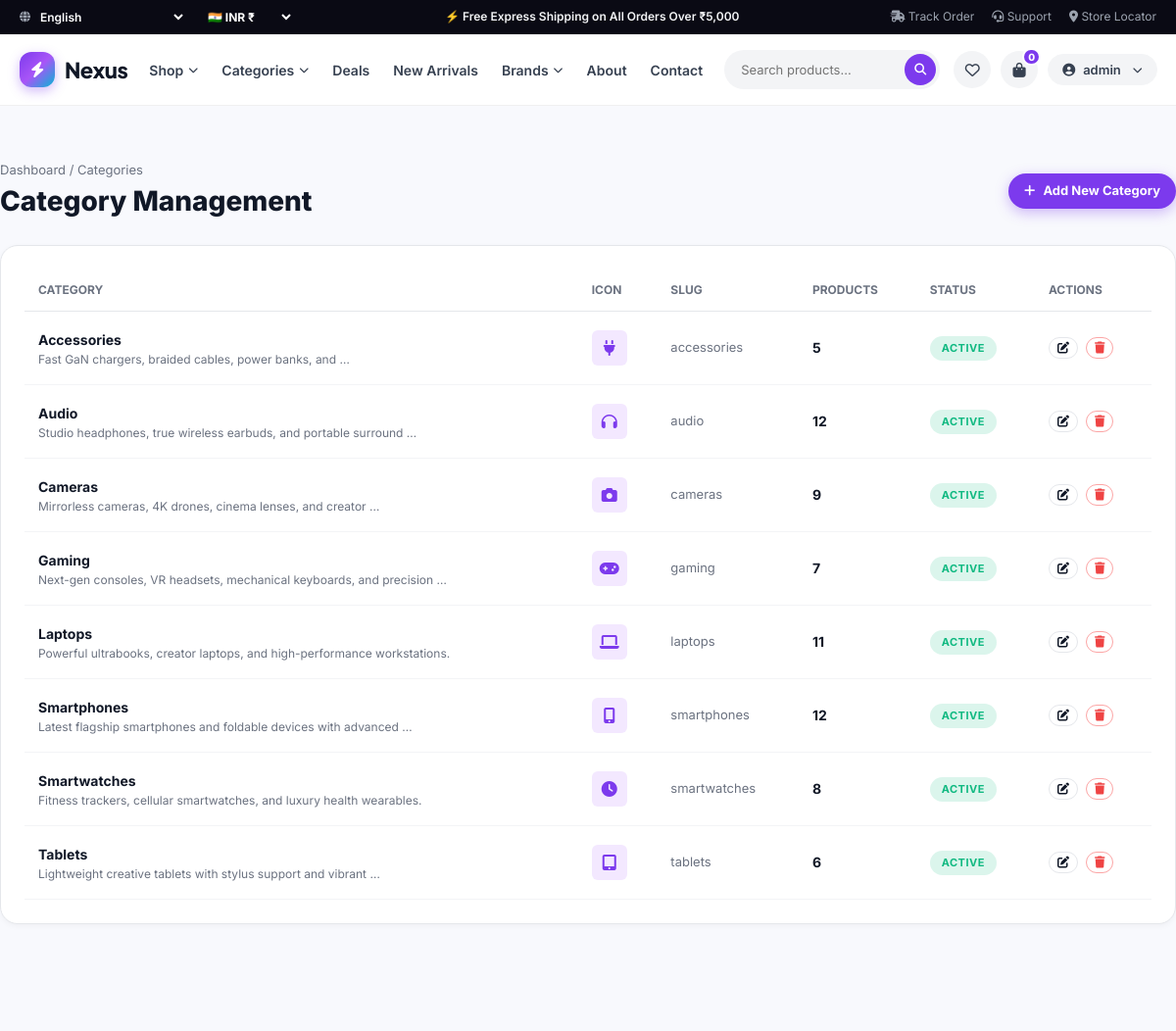
/admin-dashboard/categories/ (signed in, upper part), run on an earlier commit of the app's database.
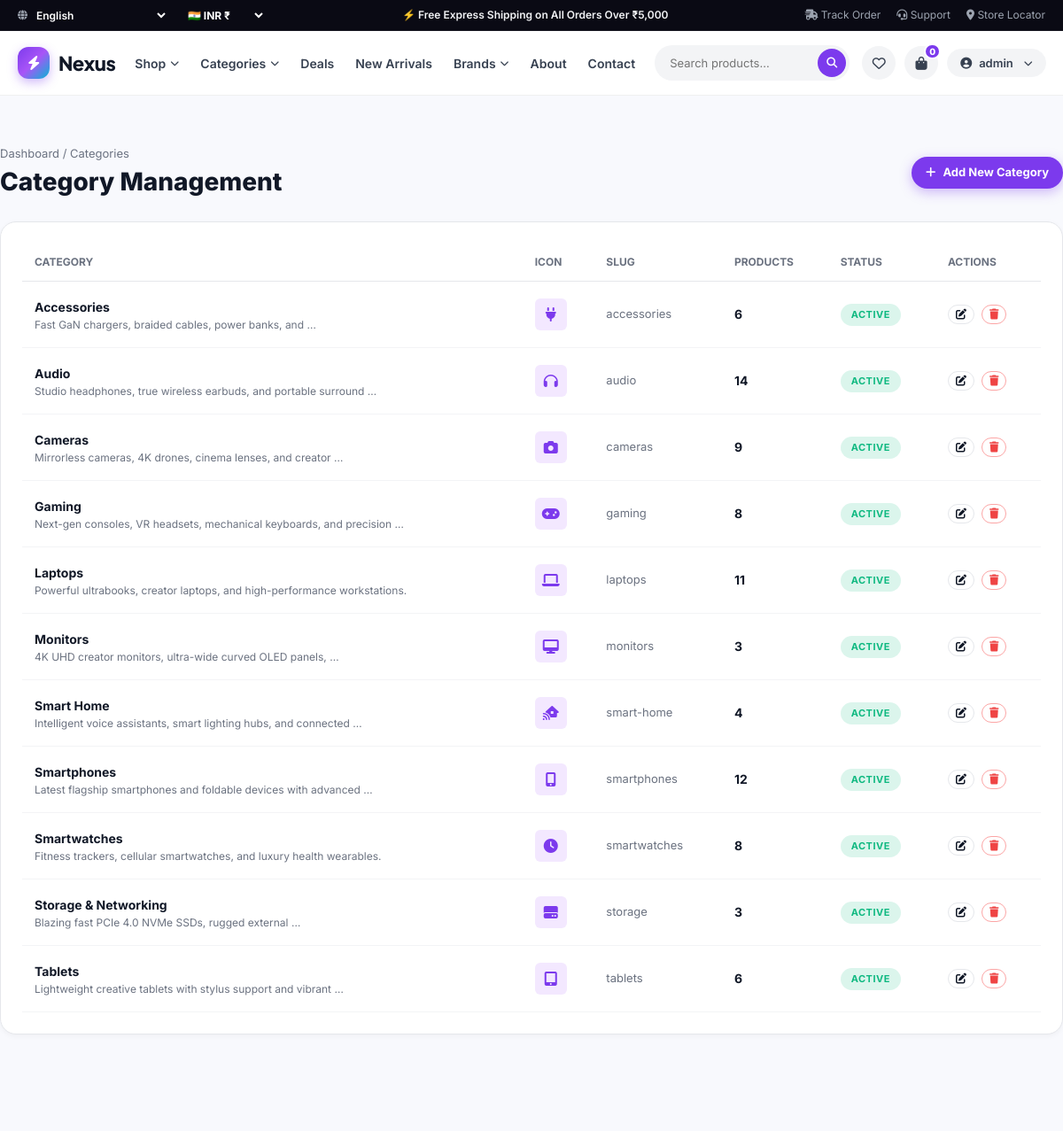
And on a later commit of the database.
### Customers/models.py (models this page shows, shortened)
class Category(models.Model):
    name = models.CharField(max_length=100, unique=True)
    slug = models.SlugField(max_length=120, unique=True, blank=True)
    icon = models.CharField(max_length=50, blank=True, default="fa-mobile-screen", help_text="FontAwesome icon class")
    image = models.ImageField(upload_to="categories/", blank=True, null=True)
    image_url = models.URLField(max_length=800, blank=True, null=True)
    description = models.TextField(blank=True, default="")
    is_active = models.BooleanField(default=True)
    created_at = models.DateTimeField(auto_now_add=True)
    class Meta:
        ordering = ["name"]
        verbose_name = "Category"
        verbose_name_plural = "Categories"
    @property
    def product_count(self):
        return self.products.filter(is_active=True).count()

### Customers/views.py (the view)
# urls.py: path("admin-dashboard/categories/", views.admin_categories_list, name="admin_categories"),
@user_passes_test(is_staff_check, login_url='login')
def admin_categories_list(request):
    categories = Category.objects.annotate(total_products=Count('products')).order_by('name')
    return render(request, 'admin/categories.html', {'categories': categories})

### Customers/views.py (called while the page is built)
def is_staff_check(user):
    return user.is_authenticated and user.is_staff

### templates/admin/categories.html (shortened to what this page needs)
{% extends 'base.html' %}
{% load static %}
{% block content %}
<div class="container section-spacer">
  <div style="display: flex; justify-content: space-between; align-items: center; margin-bottom: 24px; flex-wrap: wrap; gap: 16px;">
    <div>
      <div style="font-size: 13px; color: var(--text-muted);"><a href="{% url 'admin_dashboard' %}">Dashboard</a> / Categories</div>
      <h1 style="font-size: 28px; font-weight: 800;">Category Management</h1>
    </div>
    <a href="{% url 'admin_category_add' %}" class="btn btn-primary btn-sm">
      <i class="fa-solid fa-plus"></i> Add New Category
    </a>
  </div>
  <div style="background: #FFFFFF; border: 1px solid var(--border-color); border-radius: var(--radius-md); padding: 24px; box-shadow: var(--shadow-sm); overflow-x: auto;">
    <table class="cart-table">
      <thead>
        <tr>
          <th>Category</th>
          <th>Icon</th>
          <th>Slug</th>
          <th>Products</th>
          <th>Status</th>
          <th>Actions</th>
        </tr>
      </thead>
      <tbody>
        {% for cat in categories %}
          <tr>
            <td>
              <strong style="font-size: 14px;">{{ cat.name }}</strong>
              <div style="font-size: 12px; color: var(--text-muted);">{{ cat.description|truncatewords:8 }}</div>
            </td>
            <td>
              <div style="width: 36px; height: 36px; background: var(--primary-light); color: var(--primary); display: flex; align-items: center; justify-content: center; border-radius: var(--radius-xs);">
                <i class="fa-solid {{ cat.icon }}"></i>
              </div>
            </td>
            <td style="font-size: 13px; color: var(--text-muted);">{{ cat.slug }}</td>
            <td style="font-size: 14px; font-weight: 700;">{{ cat.product_count }}</td>
            <td>
              <span class="badge {% if cat.is_active %}badge-green{% else %}badge-discount{% endif %}">
                {% if cat.is_active %}Active{% else %}Inactive{% endif %}
              </span>
            </td>
            <td>
              <div style="display: flex; gap: 8px;">
                <a href="{% url 'admin_category_edit' category_id=cat.id %}" class="btn btn-outline btn-sm" style="padding: 4px 8px; font-size: 12px;" title="Edit Category">
                  <i class="fa-solid fa-pen-to-square"></i>
                </a>
                <a href="{% url 'admin_category_delete' category_id=cat.id %}" class="btn btn-outline btn-sm" style="padding: 4px 8px; font-size: 12px; color: #EF4444; border-color: #FCA5A5;" title="Delete Category">
                  <i class="fa-solid fa-trash"></i>
                </a>
              </div>
            </td>
          </tr>
        {% empty %}
          <tr>
            <td colspan="6" style="text-align: center; padding: 40px; color: var(--text-muted);">No categories created yet.</td>
          </tr>
        {% endfor %}
      </tbody>
    </table>
  </div>
</div>
{% endblock %}

What changed in the data, as far as the page shows it:
computed for Category "Accessories": product_count "5" → "6"
computed for Category "Audio": product_count "12" → "14"
computed for Category "Gaming": product_count "7" → "8"
added Category: name "Monitors", description "4K UHD creator monitors, ultra-wide curved OLED panels, …", slug "monitors", product_count "3", is_active "ACTIVE"
added Category: name "Smart Home", description "Intelligent voice assistants, smart lighting hubs, and connected …", slug "smart-home", product_count "4", is_active "ACTIVE"
added Category: name "Storage & Networking", description "Blazing fast PCIe 4.0 NVMe SSDs, rugged external …", slug "storage", product_count "3", is_active "ACTIVE"
